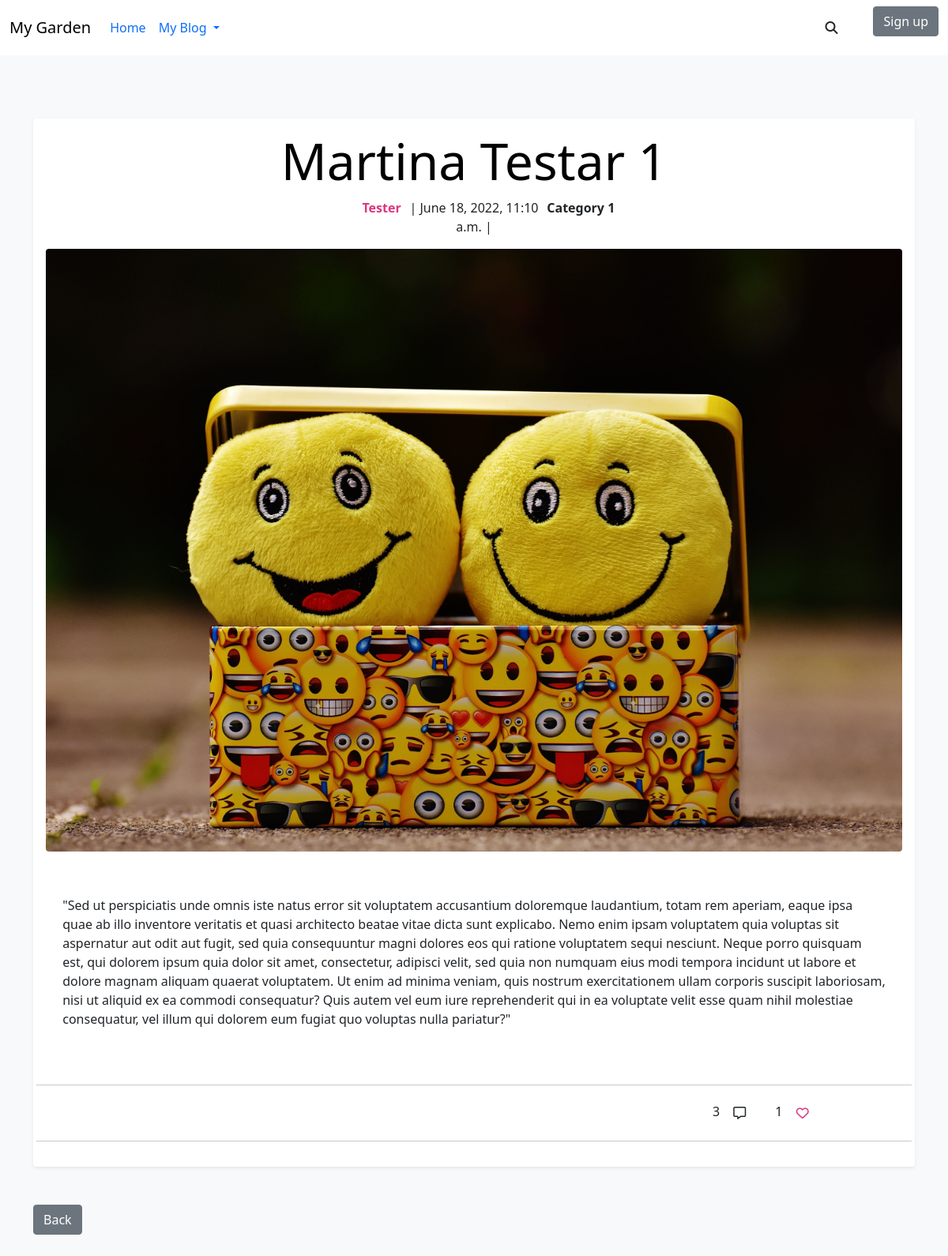
Page /blogpost/martina-testar-1/ on the earlier database version.
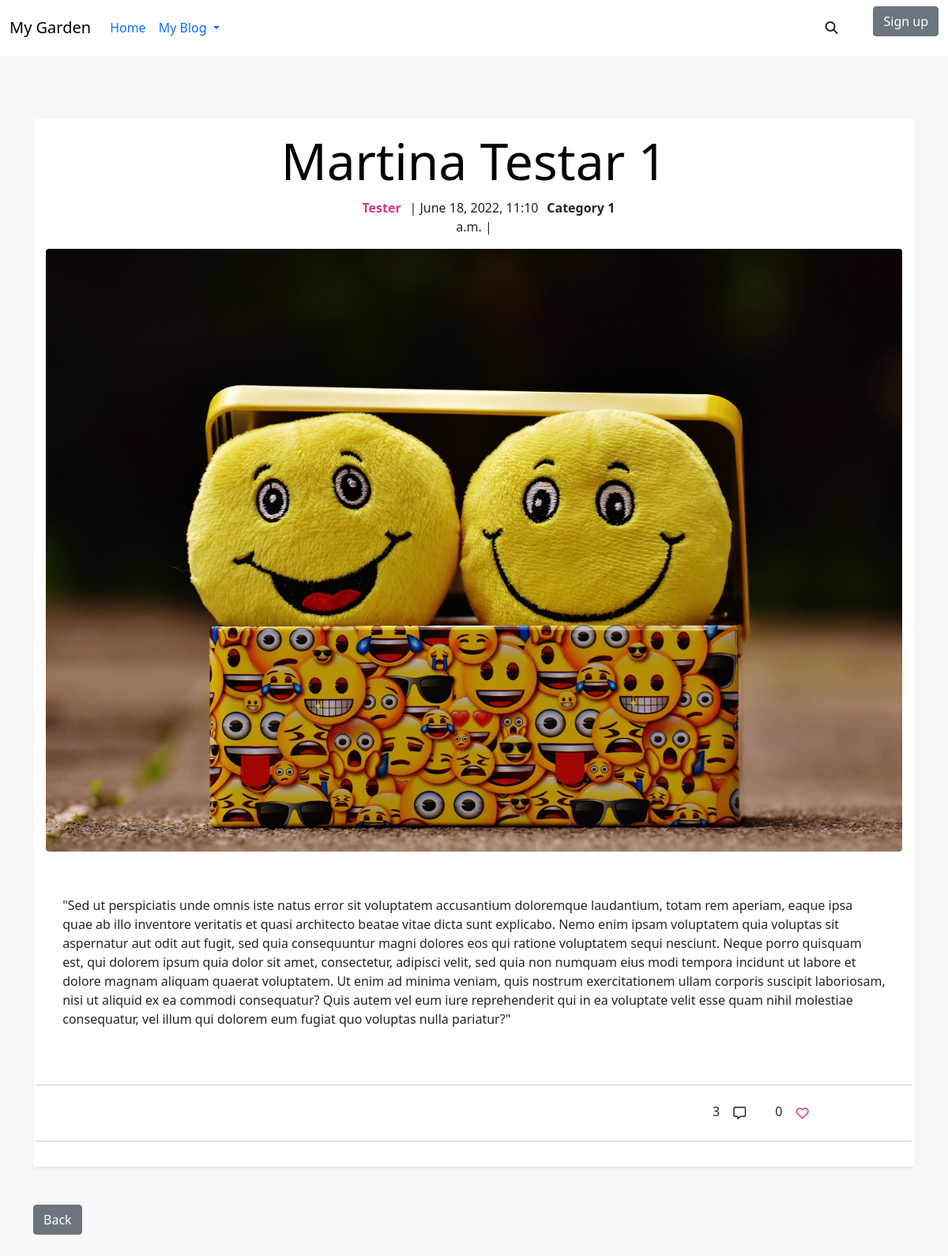
Same page on the later database version.
### blog_post/models.py (models this page shows, shortened)
class Post(models.Model):
    PUBLISH_STATUS = ((0, 'Draft'), (1, 'Publish'))
    title = models.CharField(max_length=100)
    slug = models.SlugField(max_length=200, unique=True)
    meta_description = models.CharField(max_length=150, blank=True)
    author = models.ForeignKey(
        User,
        on_delete=models.CASCADE,
        related_name='post_author',
        )
    category = models.ForeignKey(
        Category,
        on_delete=models.CASCADE,
        related_name='post_category',
        )
    created_on = models.DateTimeField(auto_now_add=True)
    updated_on = models.DateTimeField(auto_now=True)
    content = models.TextField()
    published = models.IntegerField(choices=PUBLISH_STATUS, default=0)
    publish_date = models.DateTimeField(blank=True, null=True)
    likes = models.ManyToManyField(
        Profile,
        related_name='post_likes',
        default=[0],
        blank=True
        )
    number_of_likes = models.BigIntegerField(default='0')
    post_img = CloudinaryField(
        'post_image',
        default='default_image'
        )  # TODO: Add a default picture
    class Meta:
        ordering = ['-created_on']

class Category(models.Model):
    name = models.CharField(
        max_length=50,
        unique=True,
        blank=False,
        null=False,
        )
    slug = models.SlugField(
        max_length=200,
        unique=True,
        blank=False,
        null=False,
        )
    category_img = CloudinaryField(
        'category_image',
        default='default_image',
        )  #  TODO: Add a default picture
    class Meta:
        verbose_name_plural = "categories"
    def __str__(self):
        return f'{self.name}'

### blog_post/views.py (the view)
# urls.py: path('<slug:slug>/', views.BlogPostDetail.as_view(), name='blog_post'),
class BlogPostDetail(generic.DetailView):
    template_name = 'blog_post.html'
    def get(self, request, slug, *args, **kwargs):
        queryset = Post.objects.filter(published=1).order_by('-created_on')
        post = get_object_or_404(queryset, slug=slug)
        liked = False
        if post.likes.filter(id=request.user.id).exists():
            liked = True
        context = {
            'post': post,
            'liked': liked,
        }
        return render(
            request,
            "blog_post.html",
            context,
        )

### profiles/models.py (called while the page is built)
    def __str__(self):
        return f'{self.user}'

### blog_post/templates/blog_post.html (shortened to what this page needs)
{% extends 'base.html' %}
{% load static %}
{% block content %}
<article class=" blog-post-detail shadow-sm p-3 mb-5 bg-body rounded">
    <div class="row">
        <a href="{% url 'blog_post' post.slug %}">
            <h1 class="text-center display-3 text-capitalize">{{post.title}}</h1>
        </a>
    </div>
    <div class="row">
        <div class="col-5 g-0">
            <p class="text-lg-end text-md-end fw-bold post-author">{{post.author}}</p>
        </div>
        <div class="col-2 g-0">
            <p class="text-lg-center text-md-center">| {{post.created_on}} |</p>
        </div>
        <div class="col-5 g-0">
            <p class="text-lg-start text-md-start fw-bold">{{post.category}}</p>
        </div>
    </div>
    <div>
        <img class="img-fluid rounded" id="temporary-defalt-pic" src="../../static/media/temporary_default.jpeg"
            alt="Smile emoojis">
    </div>
    <article id="blog-post-body">
        <div class="row">
            <p class="blog-post-content"> {{post.content}} </p>
        </div>
    </article>
    <div class="comment-and-like-section">
        <div class="row">
            <hr>
            <div class="col-10">
                <p class="text-end">{{post.post_comments.count}}
                    <button class="btn btn-comments" type="button"><i class="far fa-comment-alt"></i></button>
                </p>
            </div>
            <div class="col-2">
                <span>{{post.number_of_likes}}</span>
                {% if request.user.is_authenticated %}
                    {% if liked %}
                    <button class="btn btn_likes" id="btn-like" name="{% url 'post_likes' post.slug %}" type="submit"
                    value="{{post.id}}"><i id="btn-i" class="fas fa-heart btn-icon"></i></button>
                    {% else %}
                    <button class="btn btn_likes" id="btn-like" name="{% url 'post_likes' post.slug %}" type="submit"
                    value="{{post.id}}"><i id="btn-i" class="far fa-heart btn-icon"></i></button>
                    {% endif %}
                {% else %}
                <button class="btn" id="btn-like" onclick="alertMsgVisitorLikes()"><i id="btn-i" class="far fa-heart btn-icon"></i></button>
                {% endif %}
            </div>
            <hr>
        </div>
    </div>
</article>
<a href="{% url 'index' %}" class="btn btn-secondary mb-5">Back</a>
{% endblock %}

### templates/base.html (shortened to what this page needs)
{% load static %}
<!DOCTYPE html>
<html lang="en">
<head>
  <link href="https://cdn.jsdelivr.net/npm/bootstrap@5.0.2/dist/css/bootstrap.min.css" rel="stylesheet"
>
  <link rel="stylesheet" href="{% static 'css/style.css' %}">
</head>
<body class="bg-light">
  <header>
    <nav class="navbar navbar-expand-lg navbar-white bg-white">
      <div class="container-fluid">
        <a class="navbar-brand" href="{% url 'index' %}">My Garden</a>
        <div class="collapse navbar-collapse" id="navbarSupportedContent">
          <ul class="navbar-nav me-auto mb-2 mb-lg-0">
            <li class="nav-item">
              <a class="nav-link active" aria-current="page" href="{% url 'index' %}">Home</a>
            </li>
            <li class="nav-item dropdown">
              <a class="nav-link dropdown-toggle" href="#" id="navbarDropdown" role="button" data-bs-toggle="dropdown"
                aria-expanded="false">
                My Blog
              </a>
            </li>
          </ul>
          <form class="d-flex" method="GET" action="{% url 'search' %}">
            <button class="btn" id="btn-search" type="button"><i class="fas fa-search"></i></button>
          </form>
          <ul>
              <a class="btn btn-secondary" href="{% url 'account_login' %}">Sign up</a>
          </ul>
        </div>
      </div>
    </nav>
  </header>
  <div id="content-wrapper" class="container">
    {% block content %}
    {% endblock %}
  </div>
</body>
</html>

### static/css/style.css (style rules this page uses)
a { text-decoration: none; text-align: center; color: black; }
#btn-i { color: #db377e; }
#btn-search { box-shadow: none; }
#content-wrapper { margin-top: 5rem }
.blog-post-detail { margin-bottom: 5%; padding-top: 2%; padding-left: 5%; padding-right: 5%; }
.post-author { color: #db377e; }
.blog-post-content { padding: 5% 3% 5% 3%; }

Differences in the rows shown:
changed Post "Martina Testar 1": number_of_likes "1" → "0"
